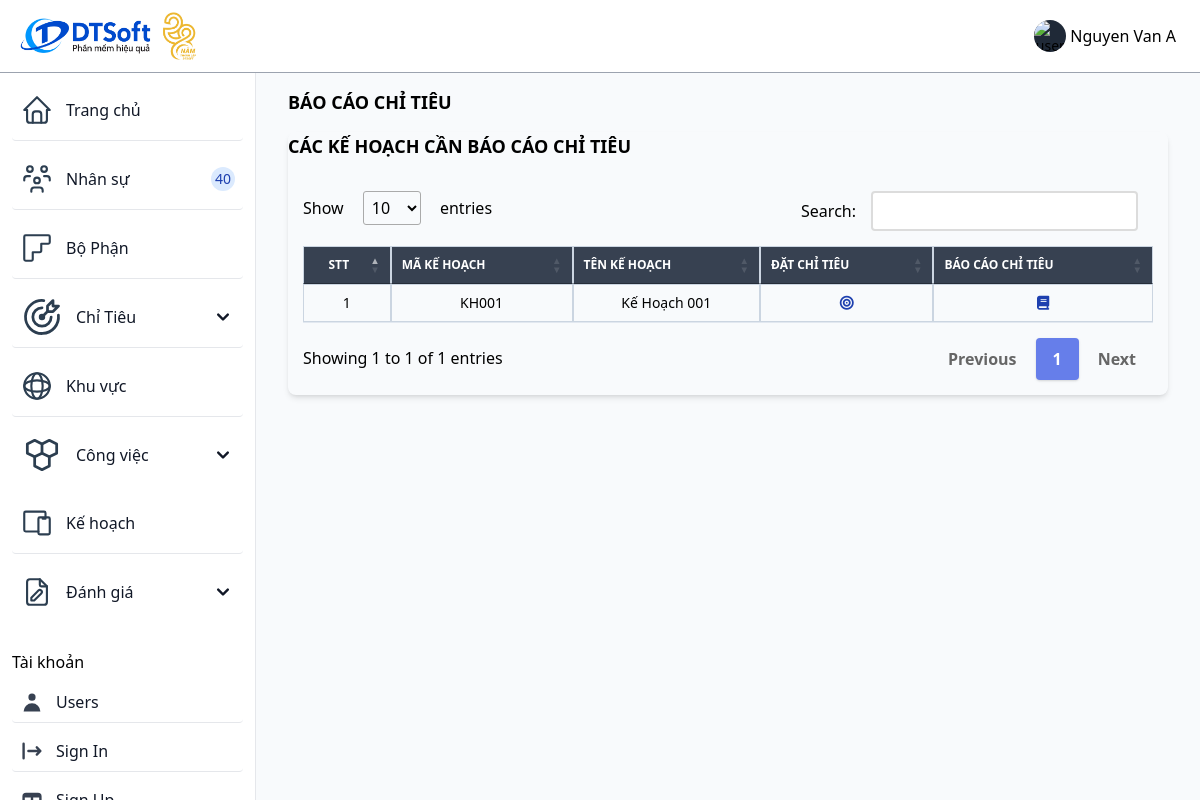
Before: /baocaochitieu.php (signed in) with the older database file.
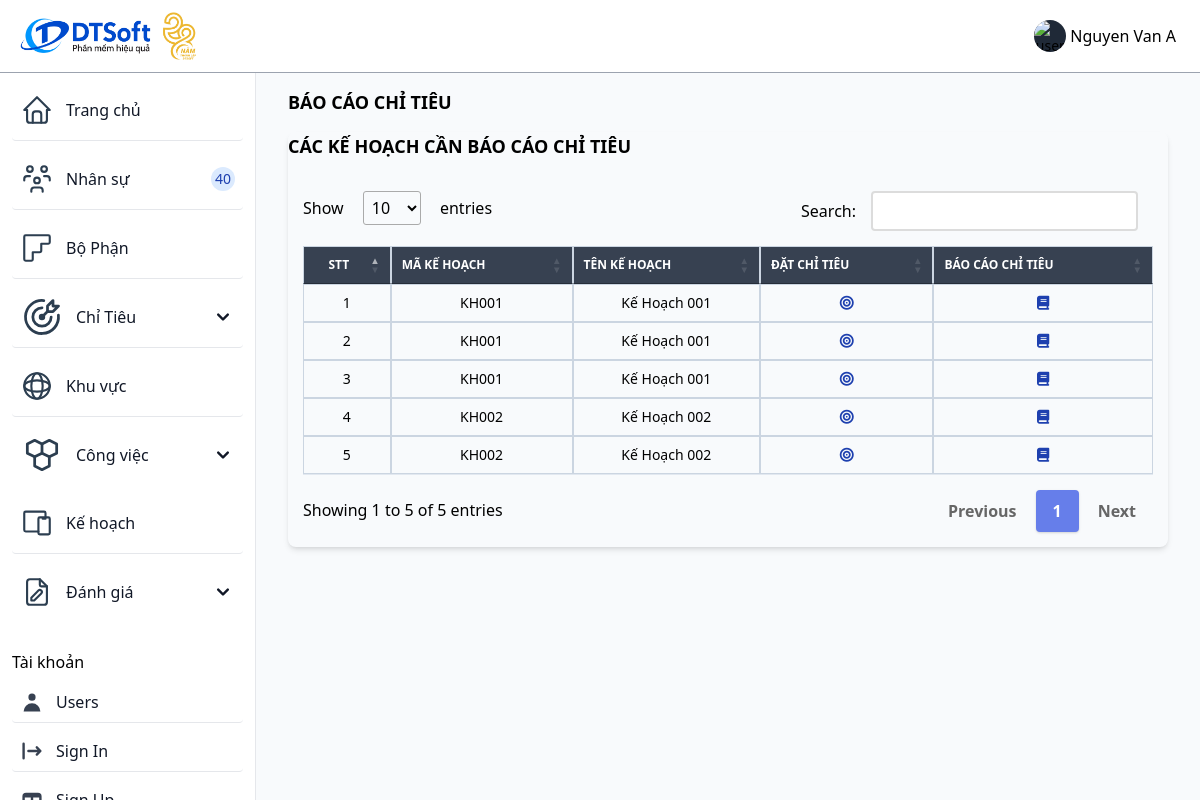
After: the same page with the newer database file.
### tables this page shows
CREATE TABLE `tiendocongviec` (
  `id_congviec` varchar(10) NOT NULL,
  `id_nguoidung` varchar(10) NOT NULL,
  `id_khuvuc` varchar(10) NOT NULL,
  `id_bophan` varchar(10) NOT NULL,
  `id_kehoachgiaoviec` varchar(10) NOT NULL,
  `tencongviec` varchar(255) NOT NULL,
  `trangthaicongviec` varchar(255) NOT NULL,
  `thoigianbatdau` date NOT NULL,
  `thoigianketthucdukien` date NOT NULL,
  `thoigianketthuc` date NOT NULL
);

CREATE TABLE `kehoachgiaoviec` (
  `id_kehoachgiaoviec` varchar(10) NOT NULL,
  `id_bophan` varchar(10) NOT NULL,
  `id_khuvuc` varchar(10) NOT NULL,
  `tenkh` varchar(255) NOT NULL,
  `ngaybatdau` date NOT NULL,
  `ngayktdukien` date NOT NULL,
  `ngayktthucte` date NOT NULL,
  `trangthai` varchar(30) NOT NULL
);

### baocaochitieu.php (the view, shortened to what this page needs)
<?php
include "inc/header.php";
?>
<?php
  $id_user = $_SESSION['id'];
  $sql = "SELECT * FROM kehoachgiaoviec kh
  INNER JOIN tiendocongviec td ON kh.id_kehoachgiaoviec = td.id_kehoachgiaoviec
  WHERE td.id_nguoidung = '" . $id_user . "'
  ";
  $query = mysqli_query($connect,$sql);
?>
<div class="p-4 sm:ml-64">
  <div class="p-4 mt-14">
    <div class="mb-4 font-bold text-lg uppercase">Báo cáo chỉ tiêu</div>
    <div class="mb-4">
      <div class="relative overflow-x-auto shadow-md sm:rounded-lg">
        <div class="mb-4 font-bold text-lg uppercase">Các kế hoạch cần báo cáo chỉ tiêu</div>
        <table id="myTable" class="w-full text-sm text-gray-500 dark:text-gray-400">
          <thead class="text-xs text-white uppercase bg-gray-700">
            <tr>
              <th class="px-3 py-3 border border-slate-300">
                <div class="text-center items-center">
                  STT
                </div>
              </th>
              <th class="px-3 py-3 border border-slate-300">
                MÃ KẾ HOẠCH
              </th>
              <th class="px-3 py-3 border border-slate-300">
                TÊN KẾ HOẠCH
              </th>
              <th class="px-3 py-3 border border-slate-300">
                ĐẶT CHỈ TIÊU
              </th>
              <th class="px-3 py-3 border border-slate-300">
                BÁO CÁO CHỈ TIÊU
              </th>
            </tr>
          </thead>
          <tbody class="text-black text-center">
            <?php
                  $i = 1;
                  while($row = mysqli_fetch_assoc($query)){?>
            <tr class="bg-white border-b dark:border-gray-700 hover:bg-gray-50">
              <td class="px-3 border border-slate-300"><?php echo $i++; ?></td>
              <td class="text-center font-medium border border-slate-300"><?php echo $row['id_kehoachgiaoviec']; ?></td>
              <td scope="row" class="px-3 py-4 font-medium whitespace-nowrap border border-slate-300">
                <?php echo $row['tenkh']; ?>
              </td>
              <td class="px-3 py-4 font-medium whitespace-nowrap border border-slate-300">
                <a class="text-blue-800" href="datchitieu.php?&id=<?php echo $row['id_kehoachgiaoviec']; ?>">
                <i class="fa-solid fa-bullseye"></i>
                </a>
              </td>
              <td class="px-3 py-4 font-medium whitespace-nowrap border border-slate-300">
                <a class="text-blue-800" href="baocaochitieukehoach.php?&id=<?php echo $row['id_kehoachgiaoviec']; ?>">
                  <i class="fa-solid fa-book"></i>
                </a>
              </td>
            </tr>
            <?php  }  ?>
          </tbody>
        </table>
      </div>
    </div>
  </div>
</div>
</body>
</html>

### inc/header.php (shortened to what this page needs)
<!DOCTYPE html>
<html lang="en">
<head>
	<link href="https://unpkg.com/tailwindcss@2.2.19/dist/tailwind.min.css" rel=" stylesheet">
  <link rel="stylesheet" href="https://cdnjs.cloudflare.com/ajax/libs/font-awesome/6.4.0/css/all.min.css">
	<link href="https://cdn.datatables.net/1.10.19/css/jquery.dataTables.min.css" rel="stylesheet">
	<link href="https://cdn.datatables.net/responsive/2.2.3/css/responsive.dataTables.min.css" rel="stylesheet">
  <script src="https://cdn.tailwindcss.com"></script>
</head>
<body class="g-sidenav-show bg-slate-50" id="draggable">
  <nav class="fixed top-0 z-50 w-full bg-white border-b border-gray-400 dark:border-gray-100 text-black">
        <div class="px-3 py-3 lg:px-5 lg:pl-3">
          <div class="flex items-center justify-between">
            <div class="flex items-center justify-start">
              <a href="index.php" class="flex ml-2 md:mr-24">
                <img src="assets/img/logo.jpg" class="h-12 mr-3" alt="FlowBite Logo" />
              </a>
            </div>
            <div class="flex items-center">
                <div class="flex items-center ml-3">
                  <div class="flex">
                    <button type="button" class="flex text-sm bg-gray-800 rounded-full focus:ring-4 focus:ring-gray-300 dark:focus:ring-gray-600" aria-expanded="false" data-dropdown-toggle="dropdown-user">
                      <img class="w-8 h-8 rounded-full" src="https://flowbite.com/docs/images/people/profile-picture-5.jpg" alt="user photo">
                    </button>
                    <span class="text-black p-1 cursor-pointer" data-dropdown-toggle="dropdown-user">Nguyen Van A</span>
                  </div>
                </div>
              </div>
          </div>
        </div>
      </nav>
      <aside id="logo-sidebar" class="fixed top-0 left-0 z-40 w-64 h-screen pt-20 transition-transform -translate-x-full bg-white border-r border-gray-200 sm:translate-x-0 dark:border-gray-100
      h-96 overflow-y-scroll scrollbar-thick scrollbar-thumb-blue-500 scrollbar-track-blue-100
      " aria-label="Sidebar">
         <div class="h-full px-3 pb-4 overflow-y-auto bg-white">
            <ul class="space-y-2 font-medium">
               <li class="border-b rounded">
                  <a href="index.php" class="flex items-center p-2 text-gray-900 rounded-lg dark:text-black hover:bg-gray-100 dark:hover:bg-gray-200">
                     <span class="ml-3">Trang chủ</span>
                  </a>
               </li>
               <li class="border-b rounded">
                  <a href="nhanvien.php" class="flex items-center p-2 text-gray-900 rounded-lg dark:text-black hover:bg-gray-100 dark:hover:bg-gray-200">
                     <span class="flex-1 ml-3 whitespace-nowrap">Nhân sự</span>
                     <span class="inline-flex items-center justify-center w-3 h-3 p-3 ml-3 text-sm font-medium text-blue-800 bg-blue-100 rounded-full dark:bg-blue-700 dark:text-white">40</span>
                  </a>
               </li>
               <li class="border-b rounded">
                  <a href="bophan.php" class="flex items-center p-2 text-gray-900 rounded-lg dark:text-black hover:bg-gray-100 dark:hover:bg-gray-200">
                    <span class="flex-1 ml-3 whitespace-nowrap">Bộ Phận</span>
                  </a>
               </li>
               <li class="border-b rounded">
                  <button type="button" class="flex items-center w-full p-2 text-gray-900 transition duration-75 rounded-lg group hover:bg-gray-100 dark:text-black hover:bg-gray-200" aria-controls="dropdown-cv" data-collapse-toggle="dropdown-ct">
                    <span class="flex-1 ml-3 text-left whitespace-nowrap">Chỉ Tiêu</span>
                    <svg class="w-6 h-6" fill="currentColor" viewBox="0 0 20 20" xmlns="http://www.w3.org/2000/svg">
                      <path fill-rule="evenodd" d="M5.293 7.293a1 1 0 011.414 0L10 10.586l3.293-3.293a1 1 0 111.414 1.414l-4 4a1 1 0 01-1.414 0l-4-4a1 1 0 010-1.414z" clip-rule="evenodd"></path>
                    </svg>
                  </button>
               </li>
               <li class="border-b rounded">
                  <a href="khuvuc.php" class="flex items-center p-2 text-gray-900 rounded-lg dark:text-black hover:bg-gray-100 dark:hover:bg-gray-200">
                    <span class="flex-1 ml-3 whitespace-nowrap">Khu vực</span>
                  </a>
               </li>
               <li>
                  <button type="button" class="flex items-center w-full p-2 text-gray-900 transition duration-75 rounded-lg group hover:bg-gray-100 dark:text-black hover:bg-gray-200" aria-controls="dropdown-cv" data-collapse-toggle="dropdown-cv">
                    <span class="flex-1 ml-3 text-left whitespace-nowrap">Công việc</span>
                    <svg class="w-6 h-6" fill="currentColor" viewBox="0 0 20 20" xmlns="http://www.w3.org/2000/svg">
                      <path fill-rule="evenodd" d="M5.293 7.293a1 1 0 011.414 0L10 10.586l3.293-3.293a1 1 0 111.414 1.414l-4 4a1 1 0 01-1.414 0l-4-4a1 1 0 010-1.414z" clip-rule="evenodd"></path>
                    </svg>
                  </button>
               </li>
               <li class="border-b rounded">
                  <a href="kehoachgiaoviec.php" class="flex items-center p-2 text-gray-900 rounded-lg dark:text-black hover:bg-gray-100 dark:hover:bg-gray-200">
                    <span class="flex-1 ml-3 whitespace-nowrap">Kế hoạch</span>
                  </a>
               </li>
               <li>
                <button type="button" class="flex items-center w-full p-2 text-gray-900 transition duration-75 rounded-lg group hover:bg-gray-100 dark:text-black hover:bg-gray-200" aria-controls="dropdown-example" data-collapse-toggle="dropdown-example">
                      <span class="flex-1 ml-3 text-left whitespace-nowrap">Đánh giá</span>
                      <svg class="w-6 h-6" fill="currentColor" viewBox="0 0 20 20" xmlns="http://www.w3.org/2000/svg"><path fill-rule="evenodd" d="M5.293 7.293a1 1 0 011.414 0L10 10.586l3.293-3.293a1 1 0 111.414 1.414l-4 4a1 1 0 01-1.414 0l-4-4a1 1 0 010-1.414z" clip-rule="evenodd"></path></svg>
                </button>
             </li>
               <li class="pt-5">Tài khoản</li>
                <li class="border-b rounded">
                    <a href="#" class="flex items-center p-2 text-gray-900 rounded-lg dark:text-black hover:bg-gray-100 dark:hover:bg-gray-200">
                      <span class="flex-1 ml-3 whitespace-nowrap">Users</span>
                    </a>
                </li>
                <li class="border-b rounded">
                    <a href="login.php" class="flex items-center p-2 text-gray-900 rounded-lg dark:text-black hover:bg-gray-100 dark:hover:bg-gray-200">
                      <span class="flex-1 ml-3 whitespace-nowrap">Sign In</span>
                    </a>
                </li>
                <li class="">
                    <a href="#" class="flex items-center p-2 text-gray-900 rounded-lg dark:text-black hover:bg-gray-100 dark:hover:bg-gray-200">
                      <span class="flex-1 ml-3 whitespace-nowrap">Sign Up</span>
                    </a>
                </li>
            </ul>
         </div>
      </aside>

### inc/header.php (style rules this page uses)
table.dataTable.no-footer { border-bottom: 1px solid #e2e8f0; margin-top: 0.75em; margin-bottom: 0.75em; }

Changed rows visible on the page:
added tiendocongviec: id_kehoachgiaoviec "KH001", id_kehoachgiaoviec.tenkh "Kế Hoạch 001"
added tiendocongviec: id_kehoachgiaoviec "KH001", id_kehoachgiaoviec.tenkh "Kế Hoạch 001"
now on this page (row edited): tiendocongviec: id_kehoachgiaoviec "KH002", id_kehoachgiaoviec.tenkh "Kế Hoạch 002"
added tiendocongviec: id_kehoachgiaoviec "KH002", id_kehoachgiaoviec.tenkh "Kế Hoạch 002"
Other visible differences:
text written by a page script: "Show entries Search: Showing 1 to 1 of 1 entries Previous 1 Next" → "Show entries Search: Showing 1 to 5 of 5 entries Previous 1 Next"
